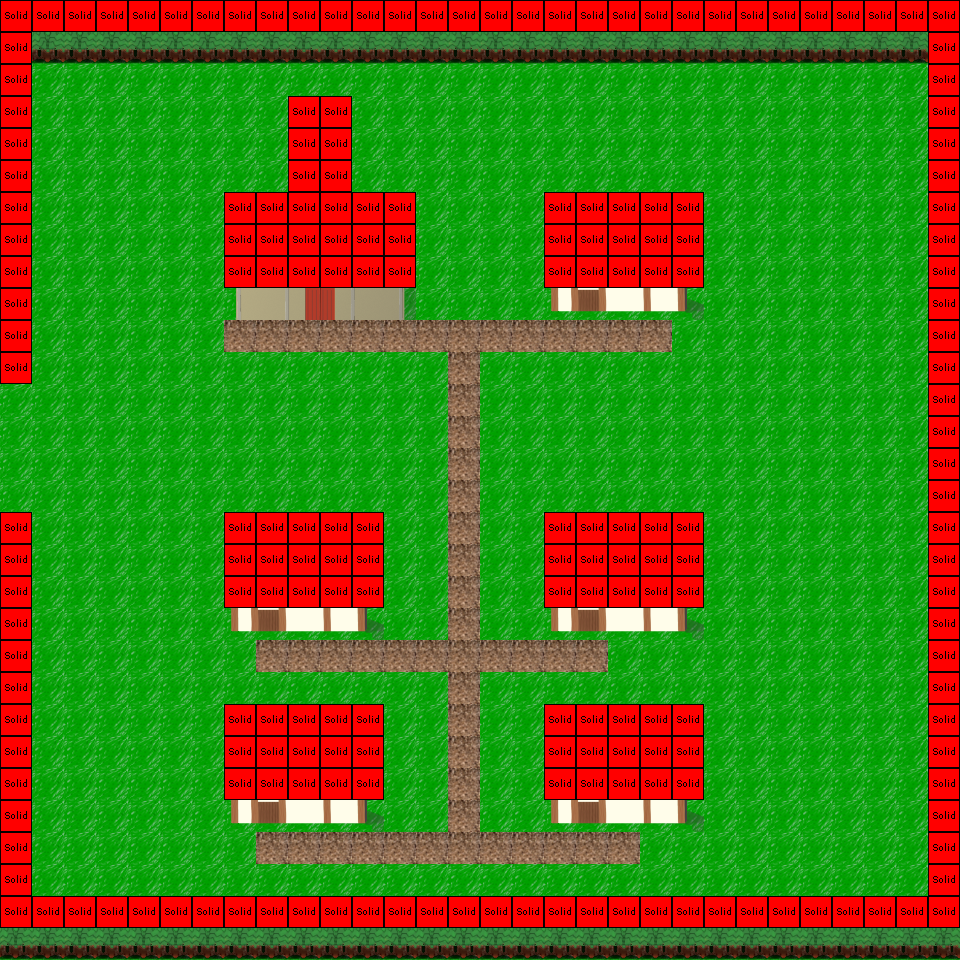

Below is a game level as drawn by its tile map, then a one-line description and the .tmx that defines it (tile-layer data replaced by summaries):
An orthogonal 30x30 tile map with 32x32 px tiles, 4 tile layers (Calque 1, Calque 2, Calque 3, Logic), 3 tilesets and 1 object (changement).

<map version="1.2" tiledversion="1.3.2" orientation="orthogonal" renderorder="right-down" compressionlevel="0" width="30" height="30" tilewidth="32" tileheight="32" infinite="0" nextlayerid="6" nextobjectid="2">
 <tileset firstgid="1" source="Paysage.tsx" />
 <tileset firstgid="31" source="House.tsx" />
 <tileset firstgid="108" source="logicSolid.tsx" />
 <layer id="1" name="Calque 1" width="30" height="30">
  <data>[900 cells, 900 non-empty, 1 distinct tile ids]</data>
 </layer>
 <layer id="2" name="Calque 2" width="30" height="30">
  <data>[900 cells, 51 non-empty, 1 distinct tile ids]</data>
 </layer>
 <layer id="3" name="Calque 3" width="30" height="30">
  <data>[900 cells, 310 non-empty, 66 distinct tile ids]</data>
 </layer>
 <layer id="4" name="Logic" width="30" height="30">
  <data>[900 cells, 209 non-empty, 1 distinct tile ids]</data>
 </layer>
 <objectgroup id="5" name="Transition" width="30" height="30">
  <object id="1" name="gotomainmap" type="changement" x="3" y="386" width="45" height="122">
   <properties>
    <property name="detmap" value="map1" />
    <property name="detx" type="int" value="650" />
    <property name="dety" type="int" value="200" />
   </properties>
  </object>
 </objectgroup>
</map>
